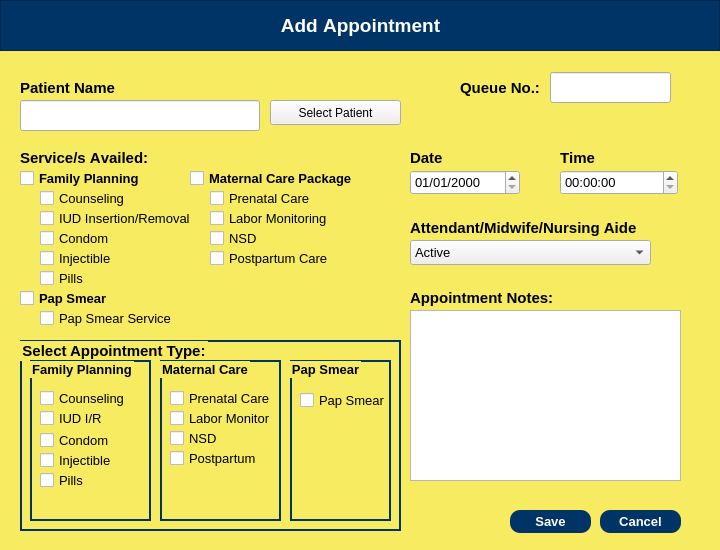
<?xml version="1.0" encoding="UTF-8"?>
<ui version="4.0">
 <class>Dialog</class>
 <widget class="QDialog" name="Dialog">
  <property name="geometry">
   <rect>
    <x>0</x>
    <y>0</y>
    <width>720</width>
    <height>550</height>
   </rect>
  </property>
  <property name="maximumSize">
   <size>
    <width>720</width>
    <height>550</height>
   </size>
  </property>
  <property name="windowTitle">
   <string>Dialog</string>
  </property>
  <widget class="QWidget" name="widgetAddApp" native="true">
   <property name="geometry">
    <rect>
     <x>0</x>
     <y>0</y>
     <width>720</width>
     <height>550</height>
    </rect>
   </property>
   <property name="maximumSize">
    <size>
     <width>720</width>
     <height>550</height>
    </size>
   </property>
   <property name="font">
    <font>
     <family>Arial</family>
     <kerning>false</kerning>
    </font>
   </property>
   <property name="styleSheet">
    <string notr="true">QWidget #widgetAddApp {
	background-color:  rgb(246, 235, 97);
}</string>
   </property>
   <widget class="QFrame" name="frame">
    <property name="geometry">
     <rect>
      <x>0</x>
      <y>0</y>
      <width>720</width>
      <height>51</height>
     </rect>
    </property>
    <property name="font">
     <font>
      <family>Arial</family>
      <kerning>false</kerning>
     </font>
    </property>
    <property name="styleSheet">
     <string notr="true">background-color: rgb(0, 51, 102);
color: white;</string>
    </property>
    <property name="frameShape">
     <enum>QFrame::StyledPanel</enum>
    </property>
    <property name="frameShadow">
     <enum>QFrame::Raised</enum>
    </property>
    <widget class="QLabel" name="label">
     <property name="geometry">
      <rect>
       <x>210</x>
       <y>10</y>
       <width>301</width>
       <height>31</height>
      </rect>
     </property>
     <property name="font">
      <font>
       <family>Arial</family>
       <pointsize>14</pointsize>
       <weight>75</weight>
       <bold>true</bold>
       <kerning>false</kerning>
      </font>
     </property>
     <property name="text">
      <string>Add Appointment</string>
     </property>
     <property name="alignment">
      <set>Qt::AlignCenter</set>
     </property>
    </widget>
   </widget>
   <widget class="QLabel" name="label_2">
    <property name="geometry">
     <rect>
      <x>20</x>
      <y>80</y>
      <width>141</width>
      <height>16</height>
     </rect>
    </property>
    <property name="font">
     <font>
      <family>Arial</family>
      <pointsize>11</pointsize>
      <weight>75</weight>
      <bold>true</bold>
      <kerning>false</kerning>
     </font>
    </property>
    <property name="text">
     <string>Patient Name</string>
    </property>
   </widget>
   <widget class="QPushButton" name="pushBtnCancelApp">
    <property name="geometry">
     <rect>
      <x>600</x>
      <y>510</y>
      <width>81</width>
      <height>23</height>
     </rect>
    </property>
    <property name="font">
     <font>
      <family>Arial</family>
      <pointsize>10</pointsize>
      <weight>75</weight>
      <bold>true</bold>
      <kerning>false</kerning>
     </font>
    </property>
    <property name="styleSheet">
     <string notr="true">background-color: rgb(0, 51, 102);
color: white;
border-radius: 10px;</string>
    </property>
    <property name="text">
     <string>Cancel</string>
    </property>
    <property name="checkable">
     <bool>false</bool>
    </property>
   </widget>
   <widget class="QLabel" name="label_3">
    <property name="geometry">
     <rect>
      <x>20</x>
      <y>150</y>
      <width>141</width>
      <height>16</height>
     </rect>
    </property>
    <property name="font">
     <font>
      <family>Arial</family>
      <pointsize>11</pointsize>
      <weight>75</weight>
      <bold>true</bold>
      <kerning>false</kerning>
     </font>
    </property>
    <property name="text">
     <string>Service/s Availed:</string>
    </property>
   </widget>
   <widget class="QLabel" name="label_4">
    <property name="geometry">
     <rect>
      <x>560</x>
      <y>150</y>
      <width>91</width>
      <height>16</height>
     </rect>
    </property>
    <property name="font">
     <font>
      <family>Arial</family>
      <pointsize>11</pointsize>
      <weight>75</weight>
      <bold>true</bold>
      <kerning>false</kerning>
     </font>
    </property>
    <property name="text">
     <string>Time</string>
    </property>
   </widget>
   <widget class="QLabel" name="label_5">
    <property name="geometry">
     <rect>
      <x>410</x>
      <y>150</y>
      <width>131</width>
      <height>16</height>
     </rect>
    </property>
    <property name="font">
     <font>
      <family>Arial</family>
      <pointsize>11</pointsize>
      <weight>75</weight>
      <bold>true</bold>
      <kerning>false</kerning>
     </font>
    </property>
    <property name="text">
     <string>Date</string>
    </property>
   </widget>
   <widget class="QPushButton" name="pushBtnSaveApp">
    <property name="geometry">
     <rect>
      <x>510</x>
      <y>510</y>
      <width>81</width>
      <height>23</height>
     </rect>
    </property>
    <property name="font">
     <font>
      <family>Arial</family>
      <pointsize>10</pointsize>
      <weight>75</weight>
      <bold>true</bold>
      <kerning>false</kerning>
     </font>
    </property>
    <property name="styleSheet">
     <string notr="true">background-color: rgb(0, 51, 102);
color: white;
border-radius: 10px;</string>
    </property>
    <property name="text">
     <string>Save</string>
    </property>
    <property name="checkable">
     <bool>false</bool>
    </property>
   </widget>
   <widget class="QDateEdit" name="dateEditAppDate">
    <property name="geometry">
     <rect>
      <x>410</x>
      <y>170</y>
      <width>110</width>
      <height>25</height>
     </rect>
    </property>
    <property name="font">
     <font>
      <family>Arial</family>
      <pointsize>10</pointsize>
     </font>
    </property>
    <property name="displayFormat">
     <string>MM/dd/yyyy</string>
    </property>
   </widget>
   <widget class="QTimeEdit" name="timeEditAppTime">
    <property name="geometry">
     <rect>
      <x>560</x>
      <y>170</y>
      <width>118</width>
      <height>25</height>
     </rect>
    </property>
    <property name="font">
     <font>
      <family>Arial</family>
      <pointsize>10</pointsize>
     </font>
    </property>
   </widget>
   <widget class="QPushButton" name="btnSearchPatient">
    <property name="geometry">
     <rect>
      <x>270</x>
      <y>100</y>
      <width>131</width>
      <height>25</height>
     </rect>
    </property>
    <property name="text">
     <string>Select Patient</string>
    </property>
   </widget>
   <widget class="QLineEdit" name="lineEditSelectedPatient">
    <property name="geometry">
     <rect>
      <x>20</x>
      <y>100</y>
      <width>240</width>
      <height>31</height>
     </rect>
    </property>
    <property name="font">
     <font>
      <family>Arial</family>
      <pointsize>10</pointsize>
      <kerning>false</kerning>
     </font>
    </property>
   </widget>
   <widget class="QComboBox" name="comboBoxAttendant">
    <property name="geometry">
     <rect>
      <x>410</x>
      <y>240</y>
      <width>241</width>
      <height>25</height>
     </rect>
    </property>
    <property name="font">
     <font>
      <family>Arial</family>
      <pointsize>10</pointsize>
      <kerning>false</kerning>
     </font>
    </property>
    <property name="currentText">
     <string>Active</string>
    </property>
    <property name="currentIndex">
     <number>0</number>
    </property>
    <item>
     <property name="text">
      <string>Active</string>
     </property>
    </item>
   </widget>
   <widget class="QTextEdit" name="textEditAppNotes">
    <property name="geometry">
     <rect>
      <x>410</x>
      <y>310</y>
      <width>271</width>
      <height>171</height>
     </rect>
    </property>
    <property name="font">
     <font>
      <family>Arial</family>
      <pointsize>10</pointsize>
     </font>
    </property>
   </widget>
   <widget class="QCheckBox" name="checkBoxFamPlan">
    <property name="geometry">
     <rect>
      <x>20</x>
      <y>170</y>
      <width>141</width>
      <height>17</height>
     </rect>
    </property>
    <property name="font">
     <font>
      <family>Arial</family>
      <pointsize>10</pointsize>
      <weight>75</weight>
      <bold>true</bold>
     </font>
    </property>
    <property name="text">
     <string>Family Planning</string>
    </property>
   </widget>
   <widget class="QCheckBox" name="checkBoxMatCare">
    <property name="geometry">
     <rect>
      <x>190</x>
      <y>170</y>
      <width>171</width>
      <height>17</height>
     </rect>
    </property>
    <property name="font">
     <font>
      <family>Arial</family>
      <pointsize>10</pointsize>
      <weight>75</weight>
      <bold>true</bold>
     </font>
    </property>
    <property name="text">
     <string>Maternal Care Package</string>
    </property>
   </widget>
   <widget class="QCheckBox" name="checkBoxCounseling">
    <property name="geometry">
     <rect>
      <x>40</x>
      <y>190</y>
      <width>111</width>
      <height>17</height>
     </rect>
    </property>
    <property name="font">
     <font>
      <family>Arial</family>
      <pointsize>10</pointsize>
     </font>
    </property>
    <property name="text">
     <string>Counseling</string>
    </property>
   </widget>
   <widget class="QCheckBox" name="checkBoxIUD">
    <property name="geometry">
     <rect>
      <x>40</x>
      <y>210</y>
      <width>151</width>
      <height>17</height>
     </rect>
    </property>
    <property name="font">
     <font>
      <family>Arial</family>
      <pointsize>10</pointsize>
     </font>
    </property>
    <property name="text">
     <string>IUD Insertion/Removal</string>
    </property>
   </widget>
   <widget class="QCheckBox" name="checkBoxCondom">
    <property name="geometry">
     <rect>
      <x>40</x>
      <y>230</y>
      <width>91</width>
      <height>17</height>
     </rect>
    </property>
    <property name="font">
     <font>
      <family>Arial</family>
      <pointsize>10</pointsize>
     </font>
    </property>
    <property name="text">
     <string>Condom</string>
    </property>
   </widget>
   <widget class="QCheckBox" name="checkBoxInjectible">
    <property name="geometry">
     <rect>
      <x>40</x>
      <y>250</y>
      <width>91</width>
      <height>17</height>
     </rect>
    </property>
    <property name="font">
     <font>
      <family>Arial</family>
      <pointsize>10</pointsize>
     </font>
    </property>
    <property name="text">
     <string>Injectible</string>
    </property>
   </widget>
   <widget class="QCheckBox" name="checkBoxPills">
    <property name="geometry">
     <rect>
      <x>40</x>
      <y>270</y>
      <width>91</width>
      <height>17</height>
     </rect>
    </property>
    <property name="font">
     <font>
      <family>Arial</family>
      <pointsize>10</pointsize>
     </font>
    </property>
    <property name="text">
     <string>Pills</string>
    </property>
   </widget>
   <widget class="QCheckBox" name="checkBoxPrenatal">
    <property name="geometry">
     <rect>
      <x>210</x>
      <y>190</y>
      <width>131</width>
      <height>17</height>
     </rect>
    </property>
    <property name="font">
     <font>
      <family>Arial</family>
      <pointsize>10</pointsize>
     </font>
    </property>
    <property name="text">
     <string>Prenatal Care</string>
    </property>
   </widget>
   <widget class="QCheckBox" name="checkBoxLaborMonitoring">
    <property name="geometry">
     <rect>
      <x>210</x>
      <y>210</y>
      <width>131</width>
      <height>17</height>
     </rect>
    </property>
    <property name="font">
     <font>
      <family>Arial</family>
      <pointsize>10</pointsize>
     </font>
    </property>
    <property name="text">
     <string>Labor Monitoring</string>
    </property>
   </widget>
   <widget class="QCheckBox" name="checkBoxNSD">
    <property name="geometry">
     <rect>
      <x>210</x>
      <y>230</y>
      <width>131</width>
      <height>17</height>
     </rect>
    </property>
    <property name="font">
     <font>
      <family>Arial</family>
      <pointsize>10</pointsize>
     </font>
    </property>
    <property name="text">
     <string>NSD</string>
    </property>
   </widget>
   <widget class="QCheckBox" name="checkBoxPostpartumCare">
    <property name="geometry">
     <rect>
      <x>210</x>
      <y>250</y>
      <width>131</width>
      <height>17</height>
     </rect>
    </property>
    <property name="font">
     <font>
      <family>Arial</family>
      <pointsize>10</pointsize>
     </font>
    </property>
    <property name="text">
     <string>Postpartum Care</string>
    </property>
   </widget>
   <widget class="QCheckBox" name="checkBoxPS">
    <property name="geometry">
     <rect>
      <x>20</x>
      <y>290</y>
      <width>171</width>
      <height>17</height>
     </rect>
    </property>
    <property name="font">
     <font>
      <family>Arial</family>
      <pointsize>10</pointsize>
      <weight>75</weight>
      <bold>true</bold>
     </font>
    </property>
    <property name="text">
     <string>Pap Smear</string>
    </property>
   </widget>
   <widget class="QCheckBox" name="checkBoxPapSmearService">
    <property name="geometry">
     <rect>
      <x>40</x>
      <y>310</y>
      <width>141</width>
      <height>17</height>
     </rect>
    </property>
    <property name="font">
     <font>
      <family>Arial</family>
      <pointsize>10</pointsize>
     </font>
    </property>
    <property name="text">
     <string>Pap Smear Service</string>
    </property>
   </widget>
   <widget class="QLabel" name="label_7">
    <property name="geometry">
     <rect>
      <x>410</x>
      <y>220</y>
      <width>231</width>
      <height>16</height>
     </rect>
    </property>
    <property name="font">
     <font>
      <family>Arial</family>
      <pointsize>11</pointsize>
      <weight>75</weight>
      <bold>true</bold>
      <kerning>false</kerning>
     </font>
    </property>
    <property name="text">
     <string>Attendant/Midwife/Nursing Aide</string>
    </property>
   </widget>
   <widget class="QLabel" name="label_8">
    <property name="geometry">
     <rect>
      <x>410</x>
      <y>290</y>
      <width>151</width>
      <height>16</height>
     </rect>
    </property>
    <property name="font">
     <font>
      <family>Arial</family>
      <pointsize>11</pointsize>
      <weight>75</weight>
      <bold>true</bold>
      <kerning>false</kerning>
     </font>
    </property>
    <property name="text">
     <string>Appointment Notes:</string>
    </property>
   </widget>
   <widget class="QLabel" name="label_9">
    <property name="geometry">
     <rect>
      <x>460</x>
      <y>80</y>
      <width>81</width>
      <height>16</height>
     </rect>
    </property>
    <property name="font">
     <font>
      <family>Arial</family>
      <pointsize>11</pointsize>
      <weight>75</weight>
      <bold>true</bold>
      <kerning>false</kerning>
     </font>
    </property>
    <property name="text">
     <string>Queue No.:</string>
    </property>
   </widget>
   <widget class="QLineEdit" name="lineEditQueueNumber">
    <property name="geometry">
     <rect>
      <x>550</x>
      <y>72</y>
      <width>121</width>
      <height>31</height>
     </rect>
    </property>
    <property name="font">
     <font>
      <family>Arial</family>
      <pointsize>14</pointsize>
      <weight>75</weight>
      <bold>true</bold>
      <kerning>false</kerning>
     </font>
    </property>
    <property name="alignment">
     <set>Qt::AlignCenter</set>
    </property>
   </widget>
   <widget class="QGroupBox" name="appointmentType">
    <property name="geometry">
     <rect>
      <x>20</x>
      <y>340</y>
      <width>381</width>
      <height>191</height>
     </rect>
    </property>
    <property name="font">
     <font>
      <family>Arial</family>
      <pointsize>11</pointsize>
      <weight>75</weight>
      <bold>true</bold>
     </font>
    </property>
    <property name="styleSheet">
     <string notr="true">QGroupBox {
    border: 2px solid  rgb(0, 51, 102);
    font-weight: bold;
}
</string>
    </property>
    <property name="title">
     <string>Select Appointment Type:</string>
    </property>
    <widget class="QGroupBox" name="groupBoxFamPlan">
     <property name="geometry">
      <rect>
       <x>10</x>
       <y>20</y>
       <width>121</width>
       <height>161</height>
      </rect>
     </property>
     <property name="font">
      <font>
       <family>Arial</family>
       <pointsize>10</pointsize>
       <weight>75</weight>
       <bold>true</bold>
      </font>
     </property>
     <property name="title">
      <string>Family Planning</string>
     </property>
     <widget class="QCheckBox" name="checkBoxFPCounseling">
      <property name="geometry">
       <rect>
        <x>10</x>
        <y>30</y>
        <width>101</width>
        <height>17</height>
       </rect>
      </property>
      <property name="font">
       <font>
        <family>Arial</family>
        <pointsize>10</pointsize>
       </font>
      </property>
      <property name="text">
       <string>Counseling</string>
      </property>
     </widget>
     <widget class="QCheckBox" name="checkBoxFPIUD">
      <property name="geometry">
       <rect>
        <x>10</x>
        <y>50</y>
        <width>101</width>
        <height>17</height>
       </rect>
      </property>
      <property name="font">
       <font>
        <family>Arial</family>
        <pointsize>10</pointsize>
       </font>
      </property>
      <property name="text">
       <string>IUD I/R</string>
      </property>
     </widget>
     <widget class="QCheckBox" name="checkBoxFPCondom">
      <property name="geometry">
       <rect>
        <x>10</x>
        <y>70</y>
        <width>101</width>
        <height>20</height>
       </rect>
      </property>
      <property name="font">
       <font>
        <family>Arial</family>
        <pointsize>10</pointsize>
       </font>
      </property>
      <property name="text">
       <string>Condom</string>
      </property>
     </widget>
     <widget class="QCheckBox" name="checkBoxFPInjectible">
      <property name="geometry">
       <rect>
        <x>10</x>
        <y>90</y>
        <width>101</width>
        <height>20</height>
       </rect>
      </property>
      <property name="font">
       <font>
        <family>Arial</family>
        <pointsize>10</pointsize>
       </font>
      </property>
      <property name="text">
       <string>Injectible</string>
      </property>
     </widget>
     <widget class="QCheckBox" name="checkBoxFPPills">
      <property name="geometry">
       <rect>
        <x>10</x>
        <y>110</y>
        <width>101</width>
        <height>20</height>
       </rect>
      </property>
      <property name="font">
       <font>
        <family>Arial</family>
        <pointsize>10</pointsize>
       </font>
      </property>
      <property name="text">
       <string>Pills</string>
      </property>
     </widget>
    </widget>
    <widget class="QGroupBox" name="groupBoxMatCare">
     <property name="geometry">
      <rect>
       <x>140</x>
       <y>20</y>
       <width>121</width>
       <height>161</height>
      </rect>
     </property>
     <property name="font">
      <font>
       <family>Arial</family>
       <pointsize>10</pointsize>
       <weight>75</weight>
       <bold>true</bold>
      </font>
     </property>
     <property name="title">
      <string>Maternal Care</string>
     </property>
     <widget class="QCheckBox" name="checkBoxMCPrenatal">
      <property name="geometry">
       <rect>
        <x>10</x>
        <y>30</y>
        <width>131</width>
        <height>17</height>
       </rect>
      </property>
      <property name="font">
       <font>
        <family>Arial</family>
        <pointsize>10</pointsize>
       </font>
      </property>
      <property name="text">
       <string>Prenatal Care</string>
      </property>
     </widget>
     <widget class="QCheckBox" name="checkBoxMCLaborMonitoring">
      <property name="geometry">
       <rect>
        <x>10</x>
        <y>50</y>
        <width>131</width>
        <height>17</height>
       </rect>
      </property>
      <property name="font">
       <font>
        <family>Arial</family>
        <pointsize>10</pointsize>
       </font>
      </property>
      <property name="text">
       <string>Labor Monitor</string>
      </property>
     </widget>
     <widget class="QCheckBox" name="checkBoxMCNSD">
      <property name="geometry">
       <rect>
        <x>10</x>
        <y>70</y>
        <width>131</width>
        <height>17</height>
       </rect>
      </property>
      <property name="font">
       <font>
        <family>Arial</family>
        <pointsize>10</pointsize>
       </font>
      </property>
      <property name="text">
       <string>NSD</string>
      </property>
     </widget>
     <widget class="QCheckBox" name="checkBoxMCPostpartum">
      <property name="geometry">
       <rect>
        <x>10</x>
        <y>90</y>
        <width>131</width>
        <height>17</height>
       </rect>
      </property>
      <property name="font">
       <font>
        <family>Arial</family>
        <pointsize>10</pointsize>
       </font>
      </property>
      <property name="text">
       <string>Postpartum</string>
      </property>
     </widget>
    </widget>
    <widget class="QGroupBox" name="groupBoxPS">
     <property name="geometry">
      <rect>
       <x>270</x>
       <y>20</y>
       <width>101</width>
       <height>161</height>
      </rect>
     </property>
     <property name="font">
      <font>
       <family>Arial</family>
       <pointsize>10</pointsize>
       <weight>75</weight>
       <bold>true</bold>
      </font>
     </property>
     <property name="title">
      <string>Pap Smear</string>
     </property>
     <widget class="QCheckBox" name="checkBoxPSPapSmearService">
      <property name="geometry">
       <rect>
        <x>10</x>
        <y>30</y>
        <width>131</width>
        <height>20</height>
       </rect>
      </property>
      <property name="font">
       <font>
        <family>Arial</family>
        <pointsize>10</pointsize>
       </font>
      </property>
      <property name="text">
       <string>Pap Smear</string>
      </property>
     </widget>
    </widget>
   </widget>
  </widget>
 </widget>
 <resources/>
 <connections/>
</ui>
